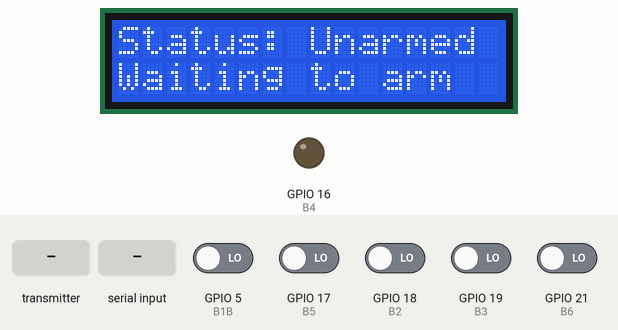
Bench run of a sketch on a simulated ESP32. Shown: 16×2 character LCD, output pins drawn as LEDs (lit = HIGH). The test bench sets the inputs (shaded band); at power-on: GPIO 5 (B1B), GPIO 17 (B5), GPIO 18 (B2), GPIO 19 (B3), GPIO 21 (B6) LOW. What the sketch prints to the serial monitor is not drawn.

Above: at 0.8 s.
0.9 s: GPIO 5 (B1B) driven HIGH
At 3.0 s:
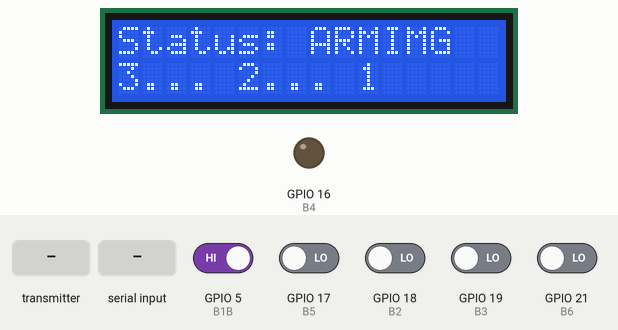
3.1 s: the transmitter starts sending Acc_X = 0
At 4.4 s:
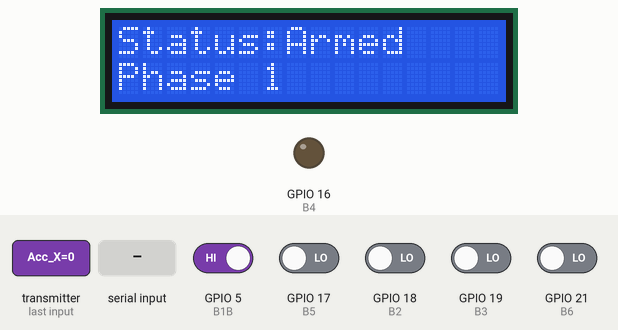
5.1 s: "90,45,200,10,150,30\n" received over Serial
Timing chart, 0 to 8.1 s (numbered marks = the images above; inputs shaded):
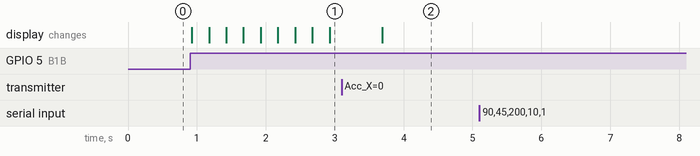

Measured:
- after the input at 0.9 s, the display: first changes at once (image 1 shows a later state)
- after the input at 5.1 s, every drawn part: stays the same

The sketch:

Base_station_all_up_test.ino
```cpp
 // Base station Huzzah board component for all up test script

// By Gage Lochner

// Finalized on 12/6/2021

// LCD setup and library
#include <LiquidCrystal.h>
const int rs = 15, en = 33, d4 = 32, d5 = 14, d6 = 22, d7 = 23;
LiquidCrystal lcd(rs, en, d4, d5, d6, d7);

// Heartbeat timer
#include <Chrono.h>
Chrono chrono_HB;

// The library for the buzzer
#include <Tone32.h>

// Button setup
#define B1B 5 // Button 1 pin
// NOTE: Apparently "B1" is used by something in the ESP32 core. Adding an extra letter to the variable fixed the issue.
#define B2 18 // Button 2 pin
#define B3 19 // Button 3 pin
#define B4 16 // Button 4 pin
#define B5 17 // Button 5 pin
#define B6 21 // Button 5 pin
bool ARMED = false; // false if system is not armed, true once the system is armed
int Prior = 0; // Phase found in the last loop
int phase = 0; // Current phase / most up to date known phase

// Debounce library setup
#include <Bounce2.h>

Bounce Button1 = Bounce();
Bounce Button2 = Bounce();
Bounce Button3 = Bounce();
Bounce Button4 = Bounce();
Bounce Button5 = Bounce();
Bounce Button6 = Bounce();

// ESP NOW
#include <esp_now.h>
#include<WiFi.h>

uint8_t broadcastAddress[] = {0xC4,0xDD,0x57,0x9C,0xC8,0x64}; // MAC address to send data to
// MAC address of the embedded board

void OnDataSent(const uint8_t *mac_addr,esp_now_send_status_t status){
  // This runs automatically for each ESP now message sent
  Serial.println("ESP SENT");

}


struct ESP_DATA_SEND_Struct{
  float CoMA1;
  float CoMA2;
  float CoMA3;
  float CoMA4;
  int Phase;
  float RW_RPM1;
  float RW_RPM2;
  float RW_RPM3;
};

ESP_DATA_SEND_Struct ESP_DATA_SEND;

struct ESP_DATA_RECV_Struct{
  float Acc_X;
  float Acc_Y;
  float Acc_Z;
  float Gyro_X;
  float Gyro_Y;
  float Gyro_Z;
  float Mag_X;
  float Mag_Y;
  float Mag_Z;
  float Quat_W;
  float Quat_X;
  float Quat_Y;
  float Quat_Z;
  float CoMA1;
  float CoMA2;
  float CoMA3;
  float CoMA4;
  int Phase;
  float RW_RPM1;
  float RW_RPM2;
  float RW_RPM3;
  float Batt_Voltage;
  float Time;
};

ESP_DATA_RECV_Struct ESP_DATA_RECV;

#define buzzer 16


void OnDataRecv(const uint8_t * mac, const uint8_t *incomingData, int len){
  // This runs automatically for each ESP NOW message received
  memcpy(&ESP_DATA_RECV,incomingData,sizeof(ESP_DATA_RECV_Struct));
  chrono_HB.restart(); // Reset the heartbeat timer since we heard from the embedded system
  Serial.print(ESP_DATA_RECV.Acc_X); // Print out the data received from the embedded system
  Serial.print(",");
  Serial.print(ESP_DATA_RECV.Acc_Y);
  Serial.print(",");
  Serial.print(ESP_DATA_RECV.Acc_Z);
  Serial.print(",");
  Serial.print(ESP_DATA_RECV.Gyro_X);
  Serial.print(",");
  Serial.print(ESP_DATA_RECV.Gyro_Y);
  Serial.print(",");
  Serial.print(ESP_DATA_RECV.Gyro_Z);
  Serial.print(",");
  Serial.print(ESP_DATA_RECV.Mag_X);
  Serial.print(",");
  Serial.print(ESP_DATA_RECV.Mag_Y);
  Serial.print(",");
  Serial.print(ESP_DATA_RECV.Mag_Z);
  Serial.print(",");
  Serial.print(ESP_DATA_RECV.Quat_W);
  Serial.print(",");
  Serial.print(ESP_DATA_RECV.Quat_X);
  Serial.print(",");
  Serial.print(ESP_DATA_RECV.Quat_Y);
  Serial.print(",");
  Serial.print(ESP_DATA_RECV.Quat_Z);
  Serial.print(",");
  Serial.println(ESP_DATA_RECV.Batt_Voltage);


}


void setup() {
  Serial.begin(9600);

  Button1.attach(B1B,INPUT); // Setup bedounce for each button
  Button2.attach(B2,INPUT);
  Button3.attach(B3,INPUT);
  Button4.attach(B4,INPUT);
  Button5.attach(B5,INPUT);
  Button6.attach(B6,INPUT);
  Button1.interval(10); // 10 ms debounce interval
  Button2.interval(10);
  Button3.interval(10);
  Button4.interval(10);
  Button5.interval(10);
  Button6.interval(10);
  pinMode(rs,OUTPUT); // Pin mode setup for the LCD
  pinMode(en,OUTPUT);
  pinMode(d4,OUTPUT);
  pinMode(d5,OUTPUT);
  pinMode(d6,OUTPUT);
  pinMode(d7,OUTPUT);
  pinMode(buzzer,OUTPUT); // Pin mode setup for the buzzer
  lcd.begin(16, 2); // Begin the LCD object
  lcd.print("Status: Unarmed"); // print to lcd
  lcd.setCursor(0,1); // move the cursor to the second line of the LCD

  while(ARMED == false){ // While system is unarmed
    phase = button_update(); // Check to see if a button has been pressed
    if (ARMED == false){ // If no button has been pressed
      lcd.setCursor(0,1);
      lcd.print("Waiting to arm");
      delay(10);
    }
    if(ARMED == true){ // If a button was pressed
      lcd.clear(); // Clear the LCD of any text
      lcd.setCursor(0,0); // Print out a message with a build in time delay while the system is "Arming"
      lcd.print("Status: ARMIMG");
      lcd.setCursor(0,1);
      lcd.print("3");
      delay(250);
      lcd.print(".");
      delay(250);
      lcd.print(".");
      delay(250);
      lcd.print(".");
      delay(250);
      lcd.print(" 2");
      delay(250);
      lcd.print(".");
      delay(250);
      lcd.print(".");
      delay(250);
      lcd.print(".");
      delay(250);
      lcd.print(" 1");
      delay(750);
      lcd.print("ARMED");
      phase = 0;
    }
  }
  lcd.clear();

  phase = 0;

  // Wifi Setup
  WiFi.mode(WIFI_STA);
  if (esp_now_init() != ESP_OK) { // Ensures that ESP NOW initializes
    Serial.println("Error initializing ESP-NOW");
    return;
  }
  esp_now_register_recv_cb(OnDataRecv); // Sets up those automatic functions on data receive and send
  esp_now_register_send_cb(OnDataSent);

  esp_now_peer_info_t peerInfo; // Sets up the peer info for the basestation board. Must be done for each board to be communicated with
  memcpy(peerInfo.peer_addr, broadcastAddress, 6);
  peerInfo.channel = 0;
  peerInfo.encrypt = false;
  if (esp_now_add_peer(&peerInfo) != ESP_OK){ // Ensures peer add was sucsessful
    Serial.println("Failed to add peer");
    return;
  }
  while (phase == 0){ // If the phase 1 button wasn't pressed, the system will wait for the phase 1 button to be pressed, since we will always want to start in phase 1
    lcd.setCursor(0,0);
    lcd.print("Press Phase 1");
    lcd.setCursor(0,1);
    lcd.print("To start");
    Button1.update();
    Button2.update();
    Button3.update();
    Button4.update();
    Button5.update();
    Button6.update();
    if(Button1.read() == LOW) {
      // Do nothing
    }
    else{
      phase = button_update();
      lcd.clear();
      lcd.print("Status: Armed");
    }
  }
  phase = button_update();
  lcd.setCursor(0,1);
  lcd.print("Phase:");
  lcd.print(phase);

  chrono_HB.start(); // Start the heartbeat timer

}

void loop() {
  phase = button_update(); // Check for a button update
  if(HB_CHECK() == true){ // If the HB check fails
     HB_CHECK(); // Check again
     SOUND_THE_BUZZER(); // sound the buzzer
     return; // And return
  }
  else if(Low_Batt_Alarm() == true){ // If the battery of the embedded system is low
    SOUND_THE_BUZZER(); // sound the buzzer
    return; // And return
  }

  else if(phase == 1){
    // Do phase 1 things
    ESP_DATA_SEND.Phase = phase;
    lcd.setCursor(0,0);
    lcd.print("Status:Armed      ");
    lcd.setCursor(0,1);
    lcd.print("Phase 1         ");
  }
  else if(phase == 2){
    // Do phase 2 things
    ESP_DATA_SEND.Phase = phase;
    lcd.setCursor(0,0);
    lcd.print("Status:Armed      ");
    lcd.setCursor(0,1);
    lcd.print("Phase 2         ");
  }
  else if(phase == 3){
    // Do phase 3 things
    ESP_DATA_SEND.Phase = phase;
    lcd.setCursor(0,0);
    lcd.print("Status:Armed      ");
    lcd.setCursor(0,1);
    lcd.print("Phase 3         ");
  }
  else if(phase == 4){
    // Do phase 4 things
    ESP_DATA_SEND.Phase = phase;
    lcd.setCursor(0,0);
    lcd.print("Status:Armed      ");
    lcd.setCursor(0,1);
    lcd.print("Phase 4           ");
  }
  else if(phase == 5){
    // Do phase 5 things
    ESP_DATA_SEND.Phase = phase;
    lcd.setCursor(0,0);
    lcd.print("Status:Armed      ");
    lcd.setCursor(0,1);
    lcd.print("Phase 5           ");
  }
  else if(phase == 6){
    // Do phase 6 things
    ESP_DATA_SEND.Phase = phase;
    lcd.setCursor(0,0);
    lcd.print("Status:Armed      ");
    lcd.setCursor(0,1);
    lcd.print("Phase 6           ");

  }
  Serial_Read_From_Matlab();
  esp_err_t result = esp_now_send(broadcastAddress, (uint8_t *) &ESP_DATA_SEND, sizeof(ESP_DATA_SEND_Struct));

}

int button_update(){
  Button1.update();
  Button2.update();
  Button3.update();
  Button4.update();
  Button5.update();
  Button6.update();

  if(Button1.read() == HIGH){
    ARMED = true;
    Prior = 1;
    return 1;
  }
  else if(Button2.read() == HIGH){
    ARMED = true;
    Prior = 2;
    return 2;
  }
  else if(Button3.read() == HIGH){
    ARMED = true;
    Prior = 3;
    return 3;
  }
  else if(Button4.read() == HIGH){
    ARMED = true;
    Prior = 4;
    return 4;
  }
  else if(Button5.read() == HIGH){
    ARMED = true;
    Prior = 5;
    return 5;
  }
  else if(Button6.read() == HIGH){
    ARMED = true;
    Prior = 6;
    return 6;
  }
  else{
    return Prior;
  }
}

void Serial_Read_From_Matlab(){
  if(Serial.available()){
    while(Serial.available()){
      // Read in the variables into the struct to be sent
      ESP_DATA_SEND.CoMA1 = Serial.parseInt();
      ESP_DATA_SEND.CoMA2 = Serial.parseInt();
      ESP_DATA_SEND.CoMA3 = Serial.parseInt();
      ESP_DATA_SEND.CoMA4 = Serial.parseInt();
      ESP_DATA_SEND.RW_RPM1 = Serial.parseInt();
      ESP_DATA_SEND.RW_RPM2 = Serial.parseInt();
      ESP_DATA_SEND.RW_RPM3 = Serial.parseInt();
      Serial.println("data read in");
    }
  }
}

bool HB_CHECK(){
  if(chrono_HB.hasPassed(10000)){
    Serial.println("NO HEARTBEAT");
    lcd.clear();
    lcd.setCursor(0,0);
    lcd.print("NO HEARTBEAT   ");
    lcd.setCursor(0,1);
    lcd.print("for ");
    lcd.print(chrono_HB.elapsed()/1000);
    lcd.print("s");
    return true;
  }
  else{
    return false;
  }

}

bool Low_Batt_Alarm(){
  if(ESP_DATA_RECV.Batt_Voltage > 19.5){ // Toggle this comparison
    SOUND_THE_BUZZER();
    lcd.clear();
    lcd.setCursor(0,0);
    lcd.print("LOW BATTERY   ");
    lcd.setCursor(0,1);
    lcd.print("SYSTEM SHUTDOWN");
    return true;
  }
  else{
    return false;
  }
}

void SOUND_THE_BUZZER(){
  tone(12, NOTE_G6, 333, 0);
}
```
